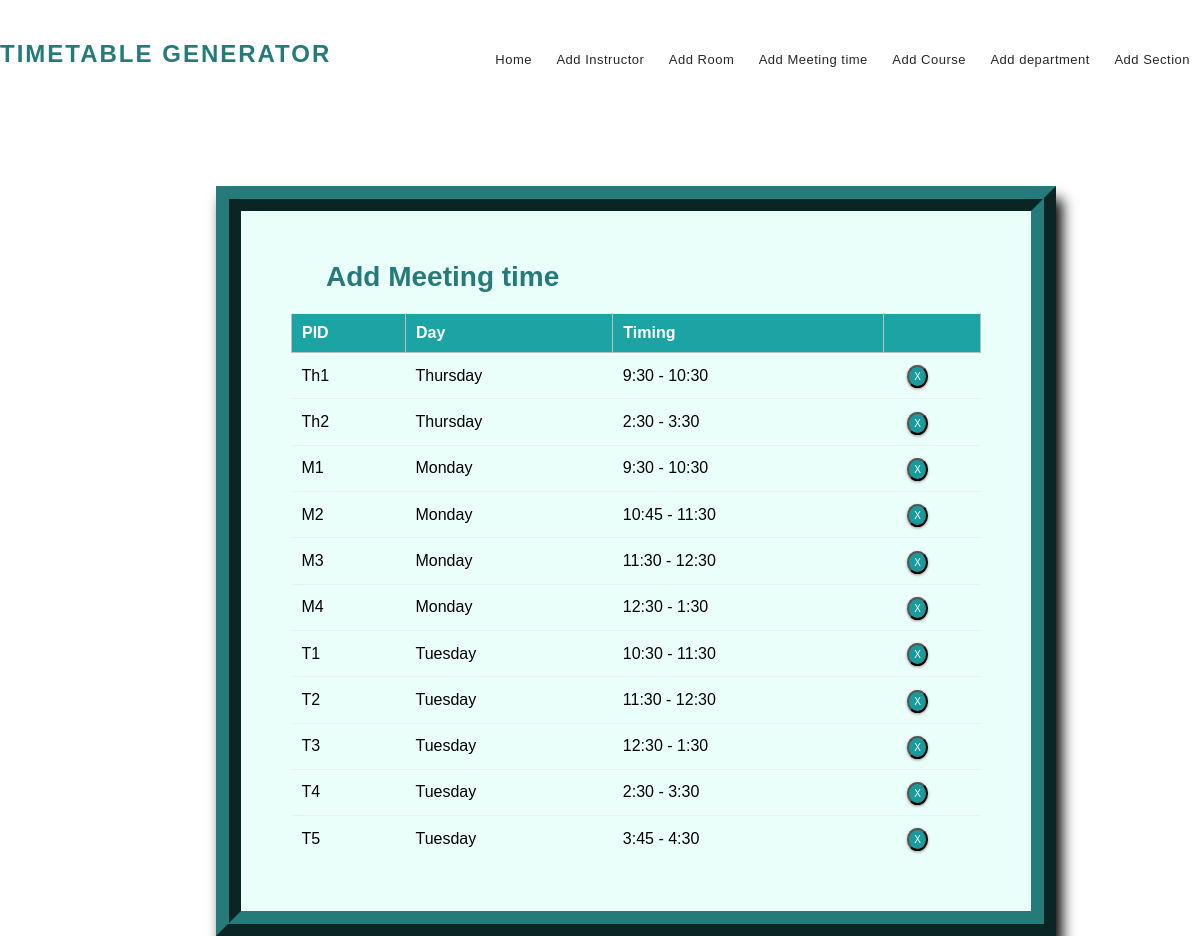
The app's page /meetingtime_list/ with its own data.
### mm1/models.py (models this page shows, shortened)
class MeetingTime(models.Model):
    pid = models.CharField(max_length=4, primary_key=True)
    time = models.CharField(max_length=50, choices=time_slots, default='11:30 - 12:30')
    day = models.CharField(max_length=15, choices=DAYS_OF_WEEK)

### mm1/views.py (the view)
# urls.py: path('meetingtime_list/', views.meeting_list_view, name='editmeetingtime'),
def meeting_list_view(request):
    context = {
        'meeting_times': MeetingTime.objects.all()
    }
    return render(request, 'mtlist.html', context)

### templates/mtlist.html (shortened to what this page needs)
{% extends 'base.html' %}
{% block content %}
{% load static %}
<fieldset class="fieldset">
    <a href="{% url 'addmeetingtime'%}"><h1 class="tablink" onclick="openPage('new')" id="defaultOpen">Add Meeting time</h1></a>
    <div class="tabcontent" id="edit">
			<table class="table1">
				<thead>
				<tr class="table-headers">
				<th>PID</th>
				<th>Day</th>
				<th>Timing</th>
				<th  class="empty"></th>
				</tr>
				</thead>
				<tbody>
				{% for mt in meeting_times %}
				<tr>
				 <td>{{mt.pid}}</td>
				 <td>{{mt.day}}</td>
				 <td>{{mt.time}}</td>
				 <td class="empty">
					<form action="{% url 'deletemeetingtime' mt.pid %}" method="post">
						<input type="submit" value="X" class="cross">
					</form>
				 </td>
				 </tr>
				{% endfor %}
				</tbody>
			</table>
		</div>
</fieldset>
{% endblock %}

### static/CSS/style.css (style rules this page uses)
* { margin: 0; padding: 0; box-sizing: border-box; font-family: sans-serif; }
html { scroll-behavior: smooth; }
a { text-decoration:none; }
form { margin-top: 3%; margin-left: 18%; margin-right: 12%; }
fieldset h1 { color: #257a7a; padding-bottom: 20px; margin-left: 35px; display: inline-block; cursor: pointer; font-size: 28px; }
fieldset input { padding:8px; color: #938c8c }
.table2 td, th { border: 1px solid rgb(190,190,190); padding: 10px 20px; }
.table1 { width: 100%; border-collapse: collapse; text-align: left; overflow: hidden; }
.table1 td, th { border-top: 1px solid #ECF0F1; padding: 10px; }
.table1 th { background-color: #1ca4a4; color: #fff; }
.cross { border-radius: 50%; font-size:10px; box-shadow: 0px 1px 3px 0px #9e9292; padding: 4px 5px; color: #fff; background-color: #1a9a9a; cursor: pointer; }
.fieldset { margin-top: 3%; margin-left: 18%; margin-right: 12%; padding: 50px; border-width: 25px; border-style: ridge; border-color: #257a7a; box-shadow: 6px 13px 13px 0px black; background-color: #ebfffa; }

### records on screen
MeetingTime: pid "Th1", day "Thursday", time "9:30 - 10:30"
MeetingTime: pid "Th2", day "Thursday", time "2:30 - 3:30"
MeetingTime: pid "M1", day "Monday", time "9:30 - 10:30"
MeetingTime: pid "M2", day "Monday", time "10:45 - 11:30"
MeetingTime: pid "M3", day "Monday", time "11:30 - 12:30"
MeetingTime: pid "M4", day "Monday", time "12:30 - 1:30"
MeetingTime: pid "T1", day "Tuesday", time "10:30 - 11:30"
MeetingTime: pid "T2", day "Tuesday", time "11:30 - 12:30"
MeetingTime: pid "T3", day "Tuesday", time "12:30 - 1:30"
MeetingTime: pid "T4", day "Tuesday", time "2:30 - 3:30"
MeetingTime: pid "T5", day "Tuesday", time "3:45 - 4:30"
